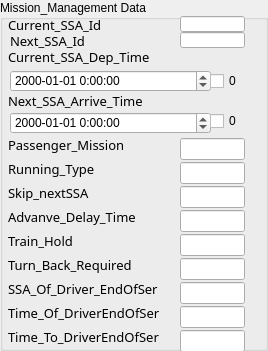
          <widget class="QGroupBox" name="groupBox_7">
           <property name="geometry">
            <rect>
             <x>284</x>
             <y>174</y>
             <width>268</width>
             <height>351</height>
            </rect>
           </property>
           <property name="autoFillBackground">
            <bool>true</bool>
           </property>
           <property name="title">
            <string>Mission_Management Data</string>
           </property>
           <property name="flat">
            <bool>false</bool>
           </property>
           <widget class="QLabel" name="label_27">
            <property name="geometry">
             <rect>
              <x>8</x>
              <y>8</y>
              <width>109</width>
              <height>34</height>
             </rect>
            </property>
            <property name="font">
             <font>
              <family>微软雅黑</family>
              <pointsize>10</pointsize>
             </font>
            </property>
            <property name="text">
             <string>Current_SSA_Id</string>
            </property>
           </widget>
           <widget class="QLineEdit" name="le_cussaid">
            <property name="geometry">
             <rect>
              <x>180</x>
              <y>16</y>
              <width>65</width>
              <height>16</height>
             </rect>
            </property>
           </widget>
           <widget class="QLabel" name="label_28">
            <property name="geometry">
             <rect>
              <x>10</x>
              <y>30</y>
              <width>113</width>
              <height>21</height>
             </rect>
            </property>
            <property name="font">
             <font>
              <family>微软雅黑</family>
              <pointsize>10</pointsize>
             </font>
            </property>
            <property name="text">
             <string>Next_SSA_Id</string>
            </property>
           </widget>
           <widget class="QLineEdit" name="le_nextssa">
            <property name="geometry">
             <rect>
              <x>180</x>
              <y>32</y>
              <width>65</width>
              <height>16</height>
             </rect>
            </property>
           </widget>
           <widget class="QLabel" name="label_29">
            <property name="geometry">
             <rect>
              <x>8</x>
              <y>40</y>
              <width>171</width>
              <height>34</height>
             </rect>
            </property>
            <property name="font">
             <font>
              <family>微软雅黑</family>
              <pointsize>10</pointsize>
             </font>
            </property>
            <property name="text">
             <string>Current_SSA_Dep_Time</string>
            </property>
           </widget>
           <widget class="QLineEdit" name="le_passmission">
            <property name="geometry">
             <rect>
              <x>180</x>
              <y>138</y>
              <width>65</width>
              <height>22</height>
             </rect>
            </property>
           </widget>
           <widget class="QLabel" name="label_30">
            <property name="geometry">
             <rect>
              <x>8</x>
              <y>90</y>
              <width>151</width>
              <height>21</height>
             </rect>
            </property>
            <property name="font">
             <font>
              <family>微软雅黑</family>
              <pointsize>10</pointsize>
             </font>
            </property>
            <property name="text">
             <string>Next_SSA_Arrive_Time</string>
            </property>
           </widget>
           <widget class="QLabel" name="label_31">
            <property name="geometry">
             <rect>
              <x>8</x>
              <y>152</y>
              <width>117</width>
              <height>34</height>
             </rect>
            </property>
            <property name="font">
             <font>
              <family>微软雅黑</family>
              <pointsize>10</pointsize>
             </font>
            </property>
            <property name="text">
             <string>Running_Type</string>
            </property>
           </widget>
           <widget class="QLineEdit" name="le_runningtype">
            <property name="geometry">
             <rect>
              <x>180</x>
              <y>162</y>
              <width>65</width>
              <height>22</height>
             </rect>
            </property>
           </widget>
           <widget class="QLabel" name="label_32">
            <property name="geometry">
             <rect>
              <x>8</x>
              <y>128</y>
              <width>129</width>
              <height>34</height>
             </rect>
            </property>
            <property name="font">
             <font>
              <family>微软雅黑</family>
              <pointsize>10</pointsize>
             </font>
            </property>
            <property name="text">
             <string>Passenger_Mission</string>
            </property>
           </widget>
           <widget class="QLineEdit" name="le_addelay">
            <property name="geometry">
             <rect>
              <x>180</x>
              <y>210</y>
              <width>65</width>
              <height>22</height>
             </rect>
            </property>
           </widget>
           <widget class="QLabel" name="label_33">
            <property name="geometry">
             <rect>
              <x>8</x>
              <y>176</y>
              <width>109</width>
              <height>34</height>
             </rect>
            </property>
            <property name="font">
             <font>
              <family>微软雅黑</family>
              <pointsize>10</pointsize>
             </font>
            </property>
            <property name="text">
             <string>Skip_nextSSA</string>
            </property>
           </widget>
           <widget class="QLabel" name="label_34">
            <property name="geometry">
             <rect>
              <x>8</x>
              <y>224</y>
              <width>101</width>
              <height>34</height>
             </rect>
            </property>
            <property name="font">
             <font>
              <family>微软雅黑</family>
              <pointsize>10</pointsize>
             </font>
            </property>
            <property name="text">
             <string>Train_Hold</string>
            </property>
           </widget>
           <widget class="QLineEdit" name="le_trainhold">
            <property name="geometry">
             <rect>
              <x>180</x>
              <y>234</y>
              <width>65</width>
              <height>22</height>
             </rect>
            </property>
           </widget>
           <widget class="QLineEdit" name="le_skip">
            <property name="geometry">
             <rect>
              <x>180</x>
              <y>186</y>
              <width>65</width>
              <height>22</height>
             </rect>
            </property>
           </widget>
           <widget class="QLabel" name="label_35">
            <property name="geometry">
             <rect>
              <x>8</x>
              <y>200</y>
              <width>145</width>
              <height>34</height>
             </rect>
            </property>
            <property name="font">
             <font>
              <family>微软雅黑</family>
              <pointsize>10</pointsize>
             </font>
            </property>
            <property name="text">
             <string>Advanve_Delay_Time</string>
            </property>
           </widget>
           <widget class="QLineEdit" name="le_turnback">
            <property name="geometry">
             <rect>
              <x>180</x>
              <y>258</y>
              <width>65</width>
              <height>22</height>
             </rect>
            </property>
           </widget>
           <widget class="QLabel" name="label_36">
            <property name="geometry">
             <rect>
              <x>8</x>
              <y>248</y>
              <width>145</width>
              <height>34</height>
             </rect>
            </property>
            <property name="font">
             <font>
              <family>微软雅黑</family>
              <pointsize>10</pointsize>
             </font>
            </property>
            <property name="text">
             <string>Turn_Back_Required</string>
            </property>
           </widget>
           <widget class="QLineEdit" name="le_ssaofdriend">
            <property name="geometry">
             <rect>
              <x>180</x>
              <y>282</y>
              <width>65</width>
              <height>22</height>
             </rect>
            </property>
           </widget>
           <widget class="QLineEdit" name="le_timeofdriend">
            <property name="geometry">
             <rect>
              <x>180</x>
              <y>306</y>
              <width>65</width>
              <height>22</height>
             </rect>
            </property>
           </widget>
           <widget class="QLabel" name="label_37">
            <property name="geometry">
             <rect>
              <x>8</x>
              <y>296</y>
              <width>165</width>
              <height>34</height>
             </rect>
            </property>
            <property name="font">
             <font>
              <family>微软雅黑</family>
              <pointsize>10</pointsize>
             </font>
            </property>
            <property name="text">
             <string>Time_Of_DriverEndOfSer</string>
            </property>
           </widget>
           <widget class="QLineEdit" name="le_timetodriend">
            <property name="geometry">
             <rect>
              <x>180</x>
              <y>330</y>
              <width>65</width>
              <height>22</height>
             </rect>
            </property>
           </widget>
           <widget class="QLabel" name="label_38">
            <property name="geometry">
             <rect>
              <x>8</x>
              <y>320</y>
              <width>165</width>
              <height>34</height>
             </rect>
            </property>
            <property name="font">
             <font>
              <family>微软雅黑</family>
              <pointsize>10</pointsize>
             </font>
            </property>
            <property name="text">
             <string>Time_To_DriverEndOfSer</string>
            </property>
           </widget>
           <widget class="QLabel" name="label_39">
            <property name="geometry">
             <rect>
              <x>8</x>
              <y>272</y>
              <width>165</width>
              <height>34</height>
             </rect>
            </property>
            <property name="font">
             <font>
              <family>微软雅黑</family>
              <pointsize>10</pointsize>
             </font>
            </property>
            <property name="text">
             <string>SSA_Of_Driver_EndOfSer</string>
            </property>
           </widget>
           <widget class="QDateTimeEdit" name="wdg_curdeptime">
            <property name="geometry">
             <rect>
              <x>10</x>
              <y>70</y>
              <width>201</width>
              <height>22</height>
             </rect>
            </property>
            <property name="displayFormat">
             <string>yyyy-MM-dd H:mm:ss</string>
            </property>
           </widget>
           <widget class="QDateTimeEdit" name="wdg_nextarrtime">
            <property name="geometry">
             <rect>
              <x>10</x>
              <y>112</y>
              <width>201</width>
              <height>22</height>
             </rect>
            </property>
            <property name="displayFormat">
             <string>yyyy-MM-dd H:mm:ss</string>
            </property>
           </widget>
           <widget class="QCheckBox" name="checkBox_dep">
            <property name="geometry">
             <rect>
              <x>210</x>
              <y>70</y>
              <width>37</width>
              <height>22</height>
             </rect>
            </property>
            <property name="text">
             <string>0</string>
            </property>
           </widget>
           <widget class="QCheckBox" name="checkBox_arr">
            <property name="geometry">
             <rect>
              <x>210</x>
              <y>110</y>
              <width>37</width>
              <height>22</height>
             </rect>
            </property>
            <property name="text">
             <string>0</string>
            </property>
           </widget>
          </widget>
